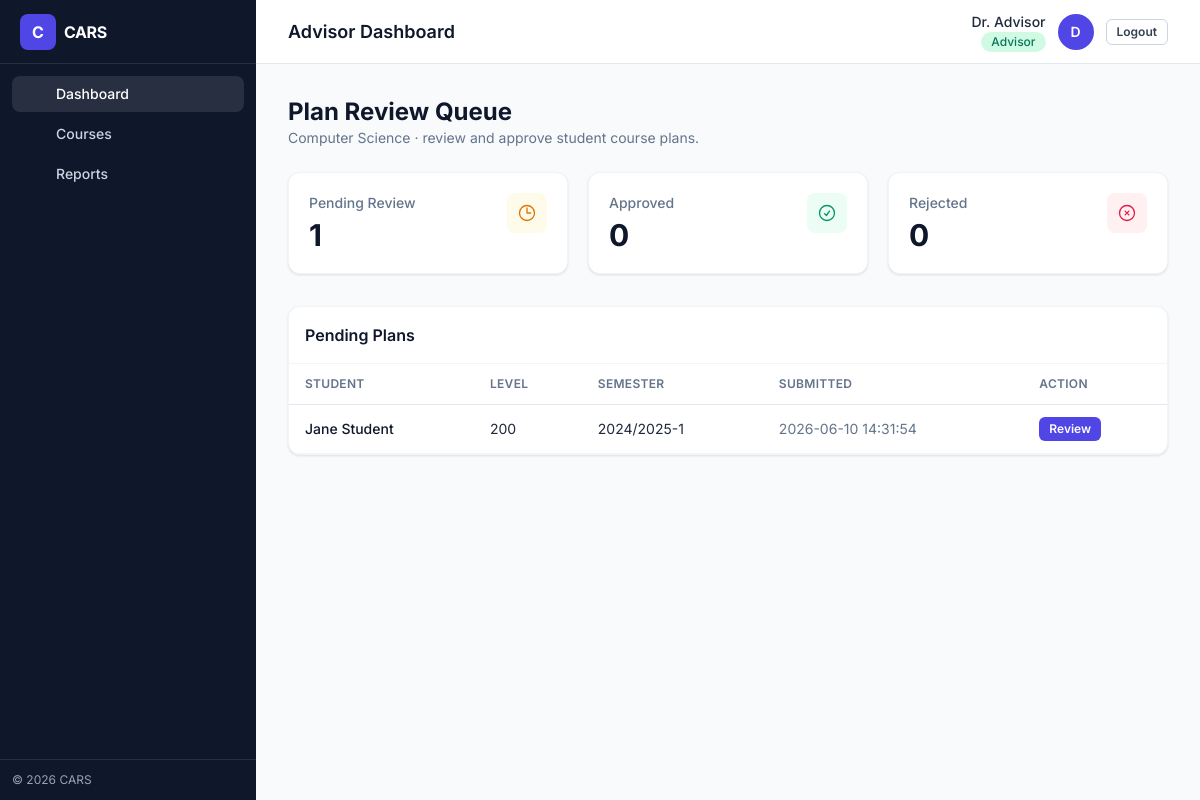
Page /frontend/pages/advisor_dashboard.php (signed in) on the committed database.
### tables this page shows
CREATE TABLE users (
    id INT AUTO_INCREMENT PRIMARY KEY,
    name VARCHAR(100) NOT NULL,
    email VARCHAR(100) NOT NULL UNIQUE,
    password VARCHAR(255) NOT NULL,
    role ENUM('student', 'advisor', 'admin') NOT NULL,
    department VARCHAR(100) NULL,
    level VARCHAR(20) NULL,
    created_at TIMESTAMP DEFAULT CURRENT_TIMESTAMP
);

CREATE TABLE approvals (
    id INT AUTO_INCREMENT PRIMARY KEY,
    student_id INT NOT NULL,
    advisor_id INT NULL,
    semester VARCHAR(20) NOT NULL,
    status ENUM('pending', 'approved', 'rejected') DEFAULT 'pending',
    comment VARCHAR(255) NULL,
    created_at TIMESTAMP DEFAULT CURRENT_TIMESTAMP,
    decided_at TIMESTAMP NULL,
    FOREIGN KEY (student_id) REFERENCES users(id) ON DELETE CASCADE,
    FOREIGN KEY (advisor_id) REFERENCES users(id) ON DELETE SET NULL,
    UNIQUE KEY unique_student_semester (student_id, semester)
);

### backend/models/UserModel.php (called while the page is built, shortened)
<?php
require_once __DIR__ . '/../config/database.php';
class UserModel {
    private $conn;
    public function __construct() {
        $this->conn = get_db_connection();
    }
    public function findById($id) {
        $stmt = $this->conn->prepare("SELECT * FROM users WHERE id = ? LIMIT 1");
        $stmt->bind_param("i", $id);
        $stmt->execute();
        $result = $stmt->get_result();
        return $result->fetch_assoc();
    }
}

### backend/config/database.php (called while the page is built, shortened)
<?php
function get_db_connection() {
    $conn = new mysqli(DB_HOST, DB_USER, DB_PASS, DB_NAME);
    $conn->set_charset('utf8mb4');
    return $conn;
}
?>

### backend/controllers/ApprovalController.php (called while the page is built, shortened)
<?php
require_once __DIR__ . '/../models/ApprovalModel.php';
require_once __DIR__ . '/../models/UserModel.php';
class ApprovalController {
    private $approvalModel;
    public function __construct() {
        $this->approvalModel = new ApprovalModel();
    }
    public function getQueue($department = null) {
        return $this->approvalModel->getQueue($department);
    }
}

### backend/models/ApprovalModel.php (called while the page is built, shortened)
<?php
require_once __DIR__ . '/../config/database.php';
class ApprovalModel {
    private $conn;
    public function __construct() {
        $this->conn = get_db_connection();
    }
    public function getQueue($department = null) {
        if ($department) {
            $stmt = $this->conn->prepare(
                "SELECT a.*, u.name AS student_name, u.level, u.department
                 FROM approvals a JOIN users u ON a.student_id = u.id
                 WHERE a.status = 'pending' AND u.department = ?
                 ORDER BY a.created_at ASC"
            );
            $stmt->bind_param("s", $department);
            $stmt->execute();
            return $stmt->get_result();
        }
        return $this->conn->query(
            "SELECT a.*, u.name AS student_name, u.level, u.department
             FROM approvals a JOIN users u ON a.student_id = u.id
             WHERE a.status = 'pending' ORDER BY a.created_at ASC"
        );
    }
}

### frontend/pages/advisor_dashboard.php (the view, shortened to what this page needs)
<?php
require_once '../../backend/models/UserModel.php';
require_once '../../backend/controllers/ApprovalController.php';
$advisor_id = $_SESSION['user_id'];
$userModel = new UserModel();
$advisor = $userModel->findById($advisor_id);
$department = $advisor['department'] ?? null;
$approvalController = new ApprovalController();
$queue = $approvalController->getQueue($department);
$handled = $approvalController->getHandledByDepartment($department);
$pending = 0; $approved = 0; $rejected = 0;
$queueRows = [];
while ($row = $handled->fetch_assoc()) {
    if ($row['status'] === 'pending') $pending++;
    elseif ($row['status'] === 'approved') $approved++;
    elseif ($row['status'] === 'rejected') $rejected++;
}
while ($row = $queue->fetch_assoc()) { $queueRows[] = $row; }
include '../partials/shell_open.php';
?>
<div class="mb-6">
  <h2 class="text-2xl font-bold text-slate-900">Plan Review Queue</h2>
  <p class="text-slate-500 text-sm"><?php echo htmlspecialchars($department ?? 'All departments'); ?> &middot; review and approve student course plans.</p>
</div>
<div class="grid grid-cols-1 sm:grid-cols-3 gap-5 mb-8">
  <div class="stat"><div><div class="stat-label">Pending Review</div><div class="stat-value"><?php echo $pending; ?></div></div>
    <span class="inline-flex h-10 w-10 items-center justify-center rounded-lg bg-amber-50 text-amber-600"><svg class="w-5 h-5" fill="none" stroke="currentColor" stroke-width="1.6" viewBox="0 0 24 24"><path stroke-linecap="round" stroke-linejoin="round" d="M12 6v6h4.5m4.5 0a9 9 0 11-18 0 9 9 0 0118 0z"/></svg></span></div>
  <div class="stat"><div><div class="stat-label">Approved</div><div class="stat-value"><?php echo $approved; ?></div></div>
    <span class="inline-flex h-10 w-10 items-center justify-center rounded-lg bg-emerald-50 text-emerald-600"><svg class="w-5 h-5" fill="none" stroke="currentColor" stroke-width="1.6" viewBox="0 0 24 24"><path stroke-linecap="round" stroke-linejoin="round" d="M9 12.75L11.25 15 15 9.75M21 12a9 9 0 11-18 0 9 9 0 0118 0z"/></svg></span></div>
  <div class="stat"><div><div class="stat-label">Rejected</div><div class="stat-value"><?php echo $rejected; ?></div></div>
    <span class="inline-flex h-10 w-10 items-center justify-center rounded-lg bg-rose-50 text-rose-600"><svg class="w-5 h-5" fill="none" stroke="currentColor" stroke-width="1.6" viewBox="0 0 24 24"><path stroke-linecap="round" stroke-linejoin="round" d="M9.75 9.75l4.5 4.5m0-4.5l-4.5 4.5M21 12a9 9 0 11-18 0 9 9 0 0118 0z"/></svg></span></div>
</div>
<div class="card p-0 overflow-hidden">
  <div class="p-4 border-b border-slate-100"><h3 class="font-semibold text-slate-900">Pending Plans</h3></div>
  <div class="overflow-x-auto">
    <table class="table">
      <thead><tr><th>Student</th><th>Level</th><th>Semester</th><th>Submitted</th><th>Action</th></tr></thead>
      <tbody>
        <?php if (empty($queueRows)): ?>
          <tr><td colspan="5" class="text-center text-slate-400 py-10">No plans awaiting review.</td></tr>
        <?php else: ?>
          <?php foreach ($queueRows as $row): ?>
            <tr>
              <td class="font-medium text-slate-900"><?php echo htmlspecialchars($row['student_name']); ?></td>
              <td><?php echo htmlspecialchars($row['level'] ?? '—'); ?></td>
              <td><?php echo htmlspecialchars($row['semester']); ?></td>
              <td class="text-slate-500"><?php echo htmlspecialchars($row['created_at']); ?></td>
              <td><a href="/frontend/pages/advisor_student.php?student_id=<?php echo (int) $row['student_id']; ?>&approval_id=<?php echo (int) $row['id']; ?>" class="btn-primary btn-sm">Review</a></td>
            </tr>
          <?php endforeach; ?>
        <?php endif; ?>
      </tbody>
    </table>
  </div>
</div>
<?php include '../partials/shell_close.php'; ?>

### rows in the picture
users: department "Computer Science"
approvals: student.name "Jane Student", student.level "200", semester "2024/2025-1", created_at "2026-06-10 14:31:54"

### other values in the picture
$label "Dashboard"
$label "Courses"
$label "Reports"
$pageTitle "Advisor Dashboard"
$name "Dr. Advisor"
$role "Advisor"
$initials "D"
$pending "1"
$approved "0"
$rejected "0"
